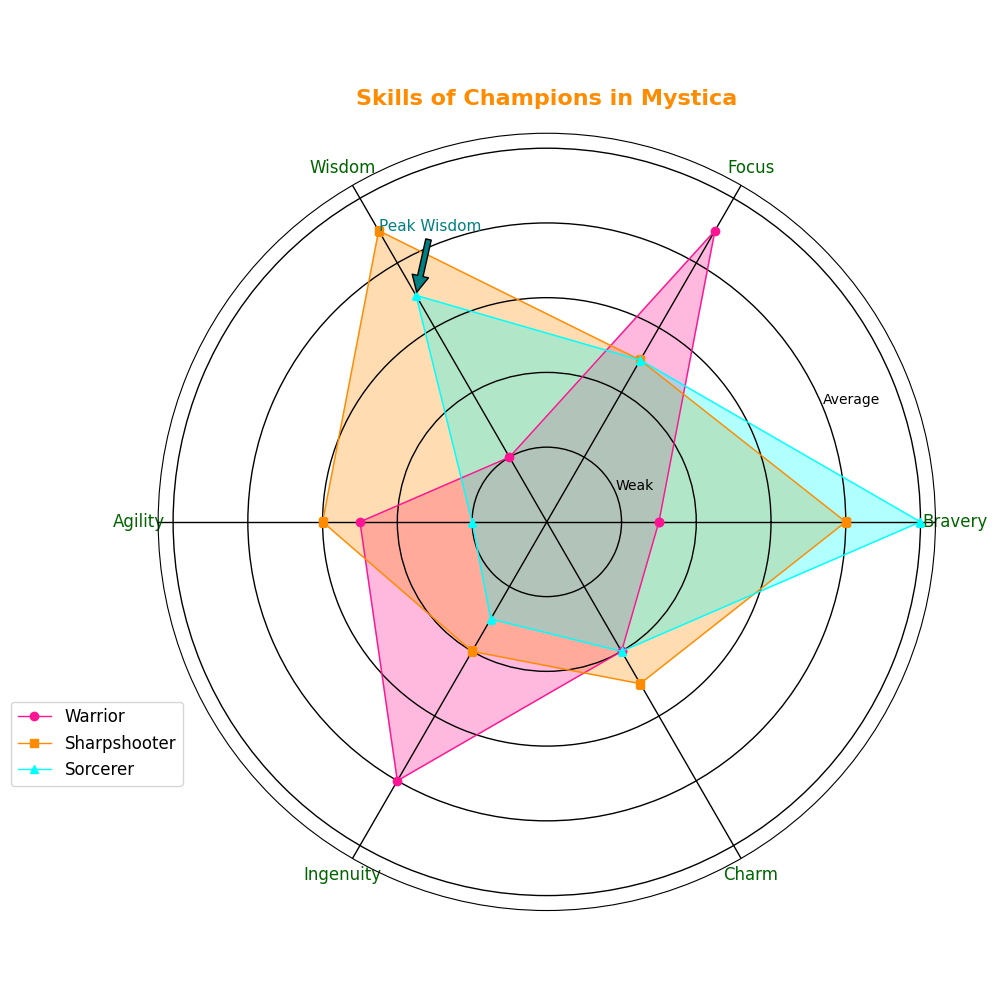

Source code (Python):
import matplotlib.pyplot as plt
import numpy as np

skills = ['Bravery', 'Focus', 'Wisdom', 'Agility', 'Ingenuity', 'Charm']
num_skills = len(skills)

# Manually altered skills while maintaining the same dimensional structure
knight_skills = [3, 9, 2, 5, 8, 4]
archer_skills = [8, 5, 9, 6, 4, 5]
mage_skills = [10, 5, 7, 2, 3, 4]

angles = np.linspace(0, 2 * np.pi, num_skills, endpoint=False).tolist()
knight_skills += knight_skills[:1]
archer_skills += archer_skills[:1]
mage_skills += mage_skills[:1]
angles += angles[:1]

fig, ax = plt.subplots(figsize=(10, 10), subplot_kw=dict(polar=True))
fig.patch.set_facecolor('#ffffff')

ax.grid(color='black', linestyle='-', linewidth=1)

ax.fill(angles, knight_skills, color='deeppink', alpha=0.3)
ax.plot(angles, knight_skills, color='deeppink', linewidth=1, linestyle='solid', marker='o', label='Warrior')

ax.fill(angles, archer_skills, color='darkorange', alpha=0.3)
ax.plot(angles, archer_skills, color='darkorange', linewidth=1, linestyle='solid', marker='s', label='Sharpshooter')

ax.fill(angles, mage_skills, color='cyan', alpha=0.3)
ax.plot(angles, mage_skills, color='cyan', linewidth=1, linestyle='solid', marker='^', label='Sorcerer')

ax.set_yticklabels(['Weak', '', '', 'Average', '', '', 'Strong'], fontsize=10, color='black')
ax.set_xticks(angles[:-1])
ax.set_xticklabels(skills, fontsize=12, color='darkgreen')

ax.annotate('Peak Wisdom', xy=(angles[2], mage_skills[2]), xytext=(angles[2], mage_skills[2] + 2),
            arrowprops=dict(facecolor='teal', shrink=0.05), fontsize=11, color='teal')

ax.set_title('Skills of Champions in Mystica', fontsize=16, fontweight='bold', color='darkorange', pad=20)
ax.legend(loc='lower left', bbox_to_anchor=(-0.2, 0.15), frameon=True, fontsize=12)

plt.tight_layout()
plt.show()
